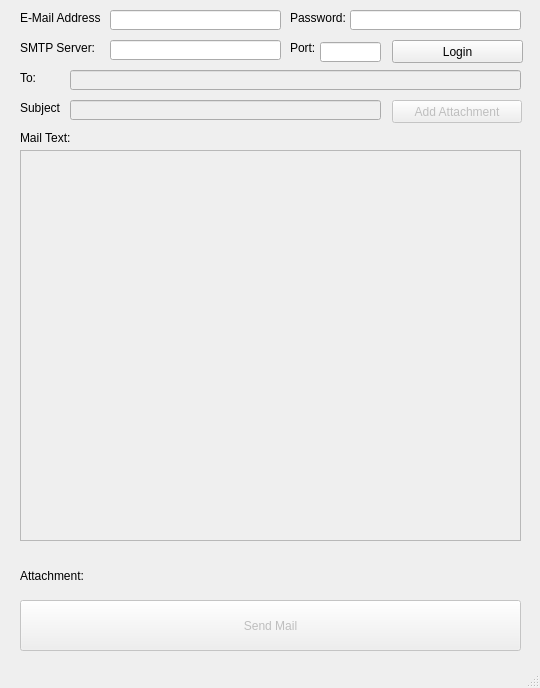
<?xml version="1.0" encoding="UTF-8"?>
<ui version="4.0">
 <class>MainWindow</class>
 <widget class="QMainWindow" name="MainWindow">
  <property name="geometry">
   <rect>
    <x>0</x>
    <y>0</y>
    <width>540</width>
    <height>688</height>
   </rect>
  </property>
  <property name="windowTitle">
   <string>Mail Client GUI</string>
  </property>
  <widget class="QWidget" name="centralwidget">
   <widget class="QLabel" name="label">
    <property name="geometry">
     <rect>
      <x>20</x>
      <y>10</y>
      <width>81</width>
      <height>16</height>
     </rect>
    </property>
    <property name="text">
     <string>E-Mail Address:</string>
    </property>
   </widget>
   <widget class="QLineEdit" name="lineEdit">
    <property name="geometry">
     <rect>
      <x>110</x>
      <y>10</y>
      <width>171</width>
      <height>20</height>
     </rect>
    </property>
   </widget>
   <widget class="QLabel" name="label_2">
    <property name="geometry">
     <rect>
      <x>290</x>
      <y>10</y>
      <width>81</width>
      <height>16</height>
     </rect>
    </property>
    <property name="text">
     <string>Password:</string>
    </property>
   </widget>
   <widget class="QLineEdit" name="lineEdit_2">
    <property name="geometry">
     <rect>
      <x>350</x>
      <y>10</y>
      <width>171</width>
      <height>20</height>
     </rect>
    </property>
    <property name="echoMode">
     <enum>QLineEdit::Password</enum>
    </property>
   </widget>
   <widget class="QLabel" name="label_3">
    <property name="geometry">
     <rect>
      <x>20</x>
      <y>40</y>
      <width>81</width>
      <height>16</height>
     </rect>
    </property>
    <property name="text">
     <string>SMTP Server:</string>
    </property>
   </widget>
   <widget class="QLineEdit" name="lineEdit_3">
    <property name="geometry">
     <rect>
      <x>110</x>
      <y>40</y>
      <width>171</width>
      <height>20</height>
     </rect>
    </property>
   </widget>
   <widget class="QLabel" name="label_4">
    <property name="geometry">
     <rect>
      <x>290</x>
      <y>40</y>
      <width>81</width>
      <height>16</height>
     </rect>
    </property>
    <property name="text">
     <string>Port:</string>
    </property>
   </widget>
   <widget class="QPushButton" name="pushButton">
    <property name="geometry">
     <rect>
      <x>392</x>
      <y>40</y>
      <width>131</width>
      <height>23</height>
     </rect>
    </property>
    <property name="text">
     <string>Login</string>
    </property>
   </widget>
   <widget class="QLabel" name="label_5">
    <property name="geometry">
     <rect>
      <x>20</x>
      <y>70</y>
      <width>21</width>
      <height>16</height>
     </rect>
    </property>
    <property name="text">
     <string>To:</string>
    </property>
   </widget>
   <widget class="QLineEdit" name="lineEdit_5">
    <property name="enabled">
     <bool>false</bool>
    </property>
    <property name="geometry">
     <rect>
      <x>70</x>
      <y>70</y>
      <width>451</width>
      <height>20</height>
     </rect>
    </property>
   </widget>
   <widget class="QLabel" name="label_6">
    <property name="geometry">
     <rect>
      <x>20</x>
      <y>100</y>
      <width>41</width>
      <height>16</height>
     </rect>
    </property>
    <property name="text">
     <string>Subject:</string>
    </property>
   </widget>
   <widget class="QLineEdit" name="lineEdit_6">
    <property name="enabled">
     <bool>false</bool>
    </property>
    <property name="geometry">
     <rect>
      <x>70</x>
      <y>100</y>
      <width>311</width>
      <height>20</height>
     </rect>
    </property>
   </widget>
   <widget class="QLabel" name="label_7">
    <property name="geometry">
     <rect>
      <x>20</x>
      <y>130</y>
      <width>51</width>
      <height>16</height>
     </rect>
    </property>
    <property name="text">
     <string>Mail Text:</string>
    </property>
   </widget>
   <widget class="QPushButton" name="pushButton_2">
    <property name="enabled">
     <bool>false</bool>
    </property>
    <property name="geometry">
     <rect>
      <x>392</x>
      <y>100</y>
      <width>130</width>
      <height>23</height>
     </rect>
    </property>
    <property name="text">
     <string>Add Attachment</string>
    </property>
   </widget>
   <widget class="QTextEdit" name="textEdit">
    <property name="enabled">
     <bool>false</bool>
    </property>
    <property name="geometry">
     <rect>
      <x>20</x>
      <y>150</y>
      <width>501</width>
      <height>391</height>
     </rect>
    </property>
   </widget>
   <widget class="QLabel" name="label_8">
    <property name="geometry">
     <rect>
      <x>20</x>
      <y>550</y>
      <width>491</width>
      <height>51</height>
     </rect>
    </property>
    <property name="text">
     <string>Attachment:</string>
    </property>
    <property name="wordWrap">
     <bool>true</bool>
    </property>
   </widget>
   <widget class="QPushButton" name="pushButton_3">
    <property name="enabled">
     <bool>false</bool>
    </property>
    <property name="geometry">
     <rect>
      <x>20</x>
      <y>600</y>
      <width>501</width>
      <height>51</height>
     </rect>
    </property>
    <property name="text">
     <string>Send Mail</string>
    </property>
   </widget>
   <widget class="QLineEdit" name="lineEdit_4">
    <property name="geometry">
     <rect>
      <x>320</x>
      <y>42</y>
      <width>61</width>
      <height>20</height>
     </rect>
    </property>
   </widget>
  </widget>
  <widget class="QStatusBar" name="statusbar"/>
 </widget>
 <resources/>
 <connections/>
</ui>
